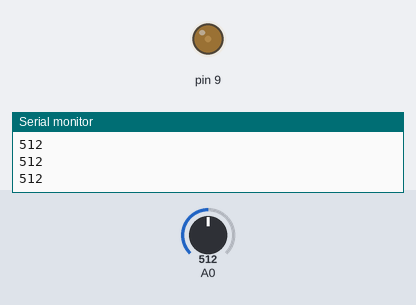
A sketch run on a simulated Arduino Uno, built with avr-gcc and run on an emulated ATmega328P. Parts: output pins drawn as LEDs (lit = HIGH), the last lines printed to the serial monitor. The test bench sets the inputs (shaded band); at power-on: A0 = 512.

Above: at 1.2 s.
1.3 s: A0 set to 0
At 2.68 s:
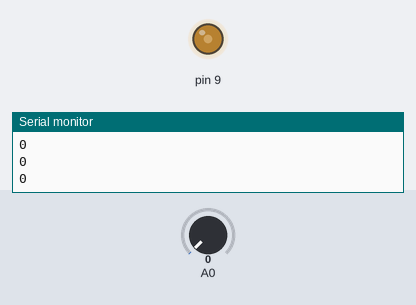
4.3 s: A0 set to 122
At 5.1 s:
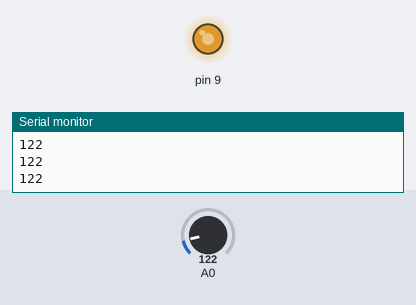
Timing chart, 0 to 13.3 s (numbered marks = the images above; inputs shaded):
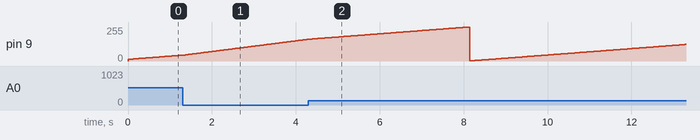

The sketch:

AnalogRead.ino
```cpp
int brightness = 0;
void setup() {
  Serial.begin(1200);
  pinMode(9, OUTPUT);
  pinMode(A0, INPUT);
}
// the loop routine runs over and over again forever:
void loop() {
  analogWrite(9, brightness);
  if (brightness == 255) { brightness = 0 ; }
  brightness = brightness + 1;
  Serial.println(analogRead(A0));
}
```
